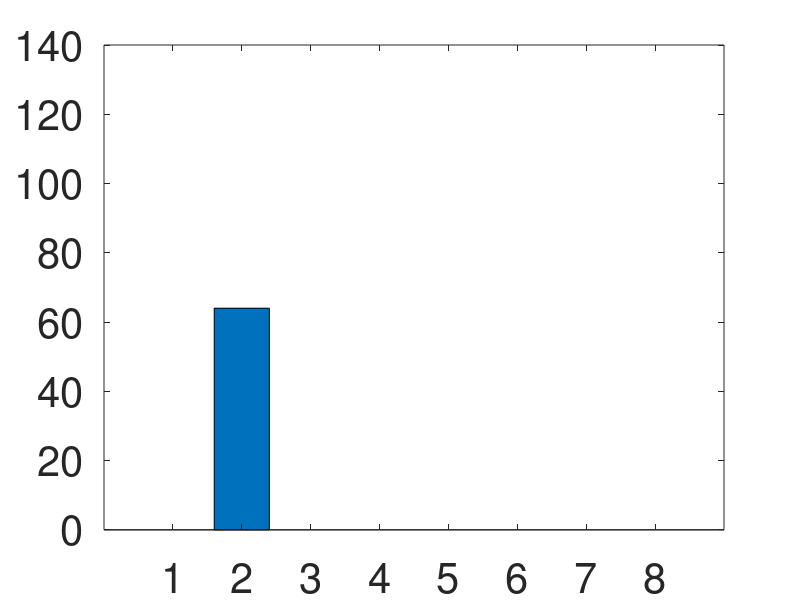
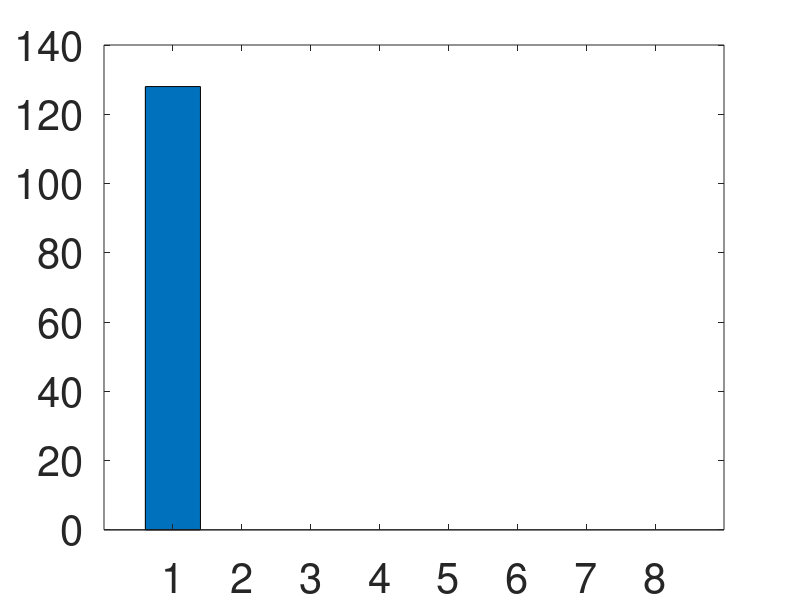
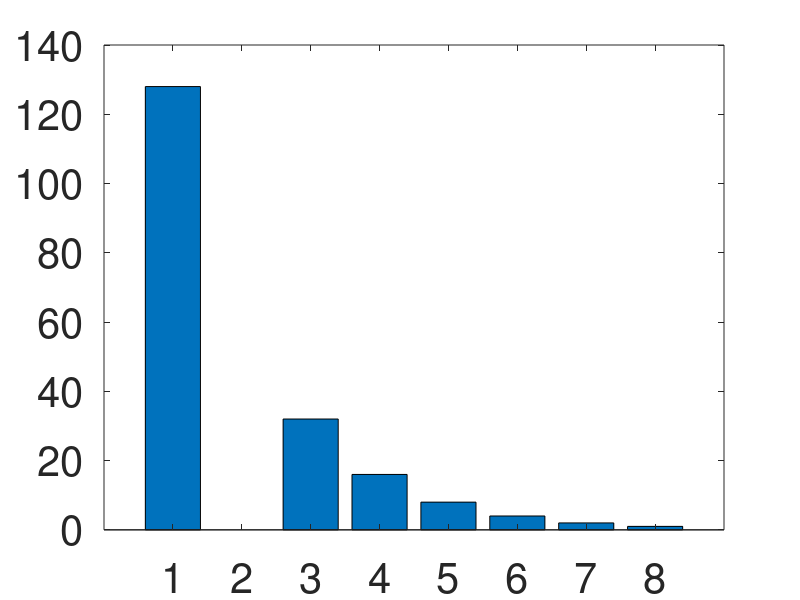
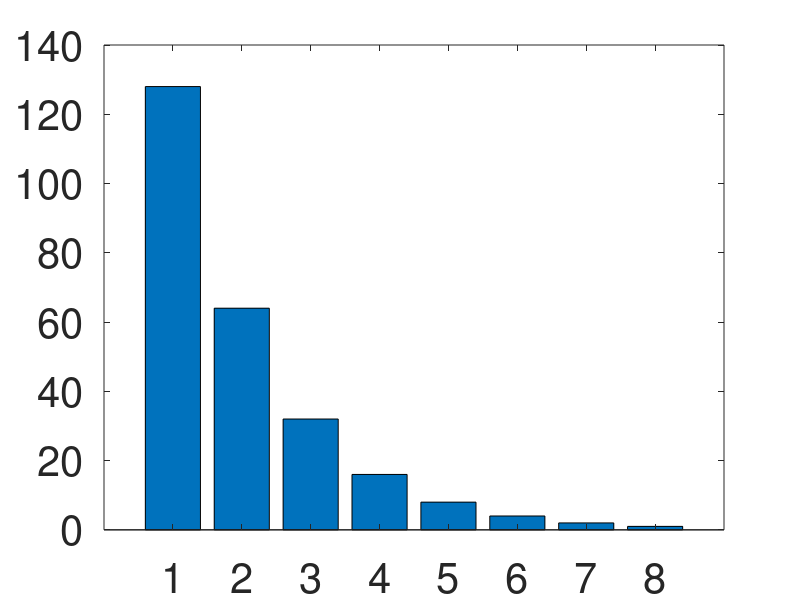

MATLAB code to generate these figures, in order:
clear all;
close all;

for value = [64,128,191,255]
    % t = 1:1:255;

    % pwm = zeros(size(t));
    % pwm(1:value) = 1;
    % stairs(pwm);
    % xlim([-10,260])
    % ylim([0,1.5])
    % filename = sprintf('binary_pulse_modulation_images/pwm_%03d.png',);
    % print(filename, '-dsvg');
    
    t_dds = 1:1:8;
    bin_value = dec2bin(value,8);
    dds = zeros(size(t_dds));
    for iter=1:1:8
        dds(iter) = 2^(8-iter)*str2num(bin_value(:,iter:iter));
    end

    bar(dds);
    set(gca,'FontSize',30);
    xlim([0,9])
    ylim([0,140])
    filename = sprintf('binary_pulse_modulation_images/dds_%03d.png', value);
    print(filename, '-dpng');

end
